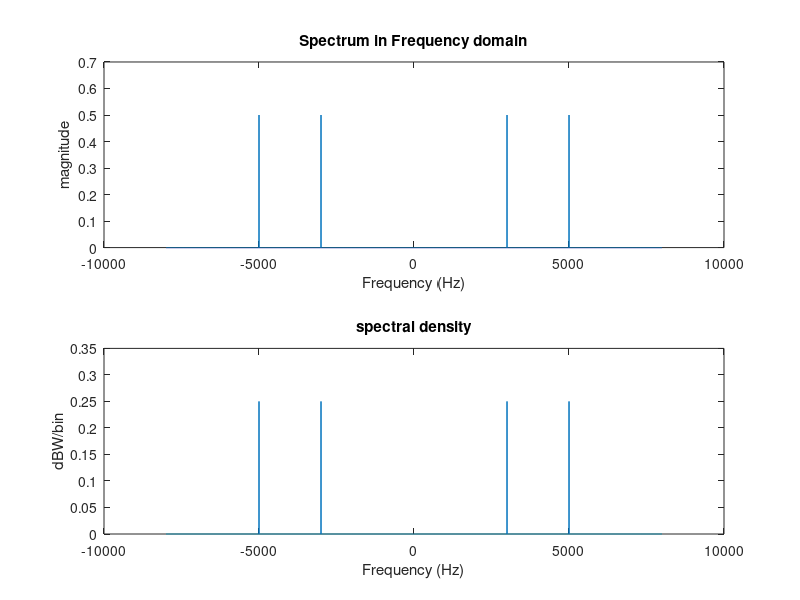
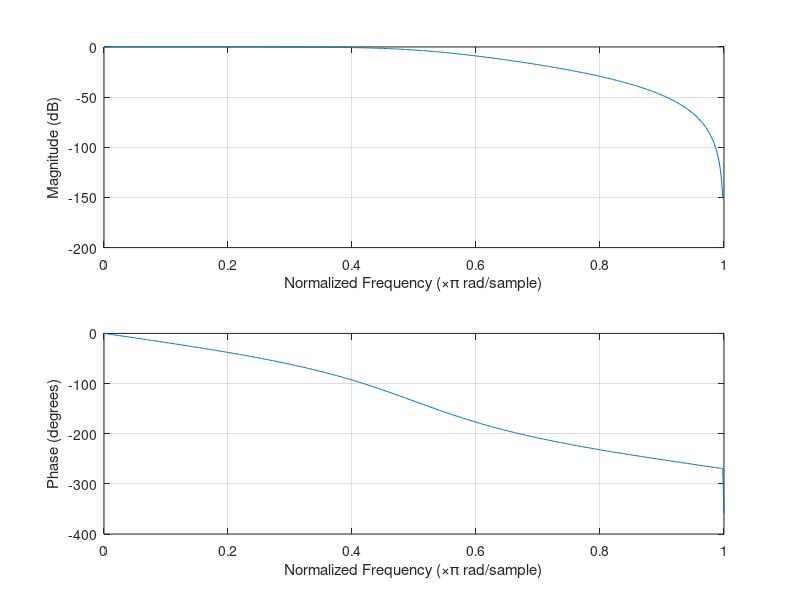
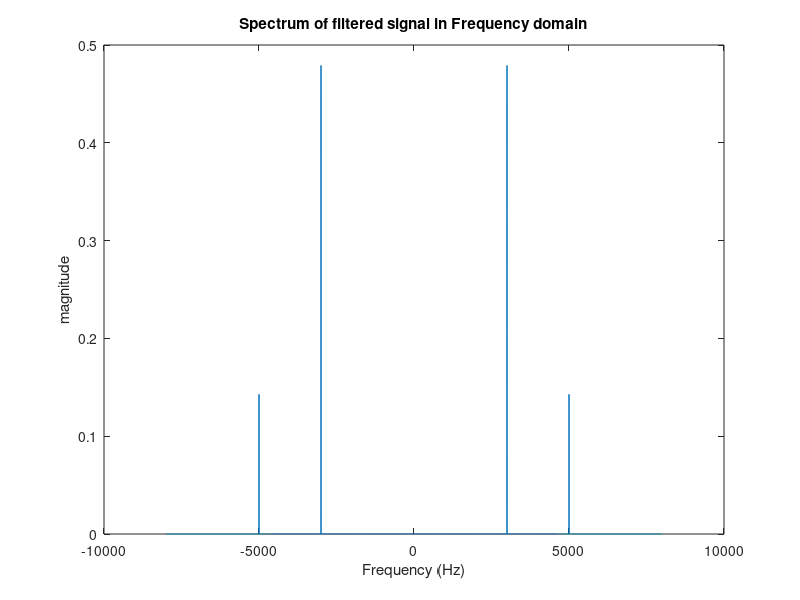

These figures' MATLAB source, in order: (Note: this script raises an error after producing the figures.)
%% part 1 : Frequemcy domain (dual tone) :
clear all; clc;
%% Generation dual tone:
Fs = 16000; F1 = 3000; F2 = 5000;
t = (0:Fs-1)/Fs;                                       %range of time
y = sin(2*pi*F1*t) + sin(2*pi*F2*t);                                      
%% Fourier transform & spectrum & spectral density:
N = length(y);
FT = fftshift(fft(y));                                %fourier transforim of signal
f=linspace(-Fs/2,Fs/2,length(FT));                    %range of frequency
%%%%%%% plotting
figure;
subplot(2,1,1); plot(f,abs(FT)/Fs)
title('Spectrum in Frequency domain');
xlabel('Frequency (Hz)');
ylabel('magnitude');
psd=(abs(FT)/Fs).^2;                                  %power spectral density
subplot(2,1,2); plot(f,psd)          
title('spectral density');
xlabel('Frequency (Hz)');
ylabel('dBW/bin');
%% Apply a 3rd order LPF:
Fc = 4000;
[q , r] = butter(3, Fc/(Fs/2));                              % design low pass filter
figure; freqz(q , r);
fsignal = filter(q , r , y);
FT1 = fftshift(fft(fsignal));                                %fourier transforim of filtered signal
figure; plot(f,abs(FT1)/Fs)
title('Spectrum of filtered signal in Frequency domain');
xlabel('Frequency (Hz)');
ylabel('magnitude');
%% using voice signal:
[p,fs]= audioread('eric.wav');         %upload the voice
p=p(1:5*fs);
sound(p,fs)
ts = 1/fs ;
Ns = length(p);
T=fftshift(fft(p));                    %fourier transform of voice signal
f1=linspace(-fs/2,fs/2,length(T));     %range of frequency domain
%%%%%%%%%%%% plotting
figure; 
subplot(2,1,1); plot(f1,abs(T)/fs);
title('spectrum of voice in frequency domain');
xlabel('Frequency (Hz)');
ylabel('magnitude');
psd2=(abs(T)/fs).^2;                  %power spectral density of voice signal
subplot(2,1,2); plot(f1,psd2)
title('spectral density of voice');
xlabel('Frequency (Hz)');
ylabel('dBW/bin');
%%%filtered voice:
[l , k] = fir1(3, Fc/(fs/2));
fsignal1 = filter(l , k , p);
pause(6)
sound(fsignal1,fs)
pause(6)
FT2 = fftshift(fft(fsignal1));                           %fourier transforim of filtered voice signal
figure; plot(f1,abs(FT2)/fs)
title('Spectrum of filtered voice in Frequency domain');
xlabel('Frequency (Hz)');
ylabel('magnitude');

%% part 2 : time domain (triple tone)
clear all; clc
%% generate triple tone
Fs = 20000;
t = (0:Fs-1)/Fs;
F1=100;
F2=2000;
F3=7000;
y = 5*sin(2*pi*F1*t) +5*sin(2*pi*F2*t) +5*sin(2*pi*F3*t);
%%%%%%%%%%%%% plotting
figure;
plot(t, y);
nfft=length(y);
nfft2=2.^nextpow2(nfft);
fy=fft(y,nfft2);                     %fourier transform of signal
fy=fy(1:nfft2/2);
xfft= Fs.*(0:nfft2/2-1)/nfft2;       % range of frequency 
figure;
plot(xfft,abs(fy)/Fs);

%% applying low pass filter with its coefficient Y(t)

coff=[1.0000 0.7303 0.5334 0.3895 0.2845 0.2077 0.1517 0.1108 0.0809 0.0591 0.0432 0.0315 0.023 0.0168 0.0123 0.009 0.0065 0.0048 0.0035 0.0026 0.0019 0.0014 0.001 0.0007];
figure;
freqz(coff,1,512,Fs);                 %plot of filter
x=filter(coff,1,y);
figure; 
plot(t,x);                            %plot of signal in time domain

%% spectrum of filtered signal
nfft9=length(x);
nfft4=2.^nextpow2(nfft9);
fx=fft(x,nfft4);                               %fourier transform of filtered signal
fx=fx(1:nfft4/2);
xfft3= Fs.*(0:nfft4/2-1)/nfft4;                %range of frequency
figure;
plot(xfft3,abs(fx)/Fs);
